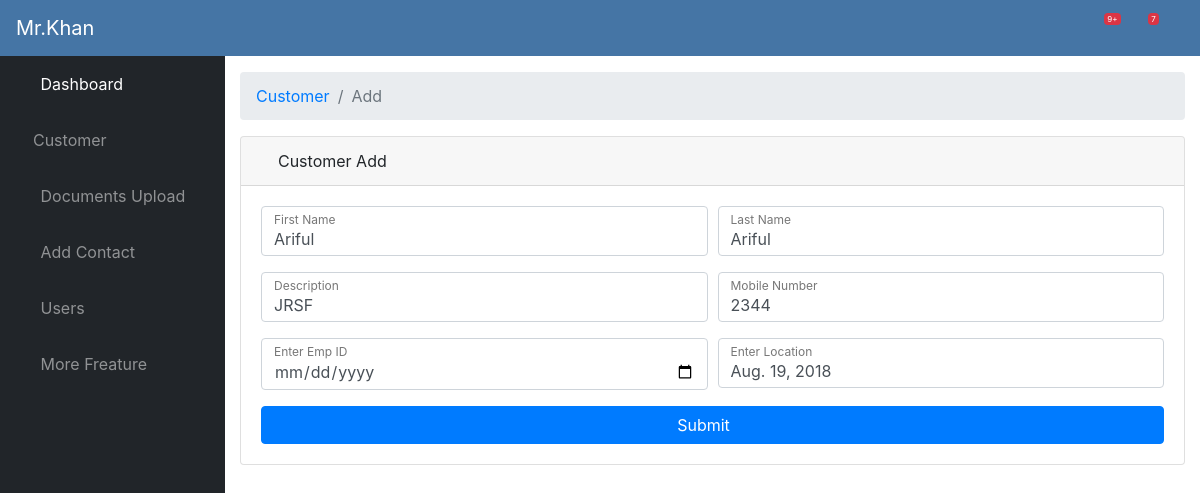
The app's page /edit/1 (signed in) with its own data.
### crud/models.py (models this page shows)
class Member(models.Model):
    firstname = models.CharField(max_length=40, blank=False)
    lastname = models.CharField(max_length=40, blank=False)
    mobile_number = models.CharField(max_length=10, blank=True)
    description = models.TextField(max_length=255, blank=False)
    location = models.TextField(max_length=255, blank=False)
    date = models.DateField('%m/%d/%Y')
    created_at = models.DateTimeField('%m/%d/%Y %H:%M:%S')
    updated_at = models.DateTimeField('%m/%d/%Y %H:%M:%S')

### crud/views.py (the view)
# urls.py: url(r'^edit/(?P<id>\d+)$', views.edit, name='edit'),
@login_required
def edit(request, id):
    members = Member.objects.get(id=id)
    context = {'members': members}
    return render(request, 'edit.html', context)

### templates/edit.html (shortened to what this page needs)
{% extends 'layout/app.html' %}
{% load static %}
{% block body %}
    <div id="content-wrapper">
        <div class="container-fluid">
            <ol class="breadcrumb">
                <li class="breadcrumb-item">
                    <a href="#">Customer</a>
                </li>
                <li class="breadcrumb-item active">Add</li>
            </ol>
            <div class="card mb-3">
                <div class="card-header">
                    <i class="fas fa-table"></i>
                    Customer Add
                </div>
                <div class="card-body">
                    <form class="form-horizontal" action="update/{{ members.id }}" method="POST">
                    <div class="form-group">
                        <div class="form-row">
                            <div class="col-md-6">
                                <div class="form-label-group">
                                    <input type="text" class="form-control" value="{{ members.firstname }}" name="firstname" placeholder="First Name" id="inputFirst" required>
                                    <label for="inputFirst">First Name</label>
                                </div>
                            </div>
                            <div class="col-md-6">
                                <div class="form-label-group">
                                    <input type="text" class="form-control" value="{{ members.firstname }}" name="lastname" placeholder="Last Name" id="inputLast" required>
                                    <label for="inputLast">Last Name</label>
                                </div>
                            </div>
                        </div>
                    </div>
                    <div class="form-group">
                        <div class="form-row">
                            <div class="col-md-6">
                                <div class="form-label-group">
                                    <input type="text" class="form-control" value="{{ members.description }}" name="description" placeholder="Description" id="inputdescription" required>
                                    <label for="inputdescription">Description</label>
                                </div>
                            </div>
                            <div class="col-md-6">
                                <div class="form-label-group">
                                    <input class="form-control" type="tel" value="{{ members.mobile_number }}" name="mobile_number" placeholder="Mobile Number" id="inputMobile">
                                    <label for="inputMobile">Mobile Number</label>
                                </div>
                            </div>
                        </div>
                    </div>
                    <div class="form-group">
                        <div class="form-row">
                            <div class="col-md-6">
                                <div class="form-label-group">
                                    <input class="form-control" type="date" name="date" value="{{ members.date }}" id="dateInput">
                                    <label for="dateInput">Enter Emp ID</label>
                                </div>
                            </div>
                            <div class="col-md-6">
                                <div class="form-label-group">
                                    <input type="text" id="inputLoca" class="form-control" value="{{ members.date }}"  placeholder="Enter Location" required="">
                                    <label for="inputLoca">Enter Location</label>
                                </div>
                            </div>
                        </div>
                    </div>
                    <button class="btn btn-primary btn-block" type="submit">Submit &nbsp;&nbsp;&nbsp;</button>
                </form>
                </div>
            </div>
        </div>
    </div>
{% endblock %}

### records on screen
Member: firstname "Ariful", lastname "Ariful", description "JRSF", mobile_number "2344", date "Aug. 19, 2018"
